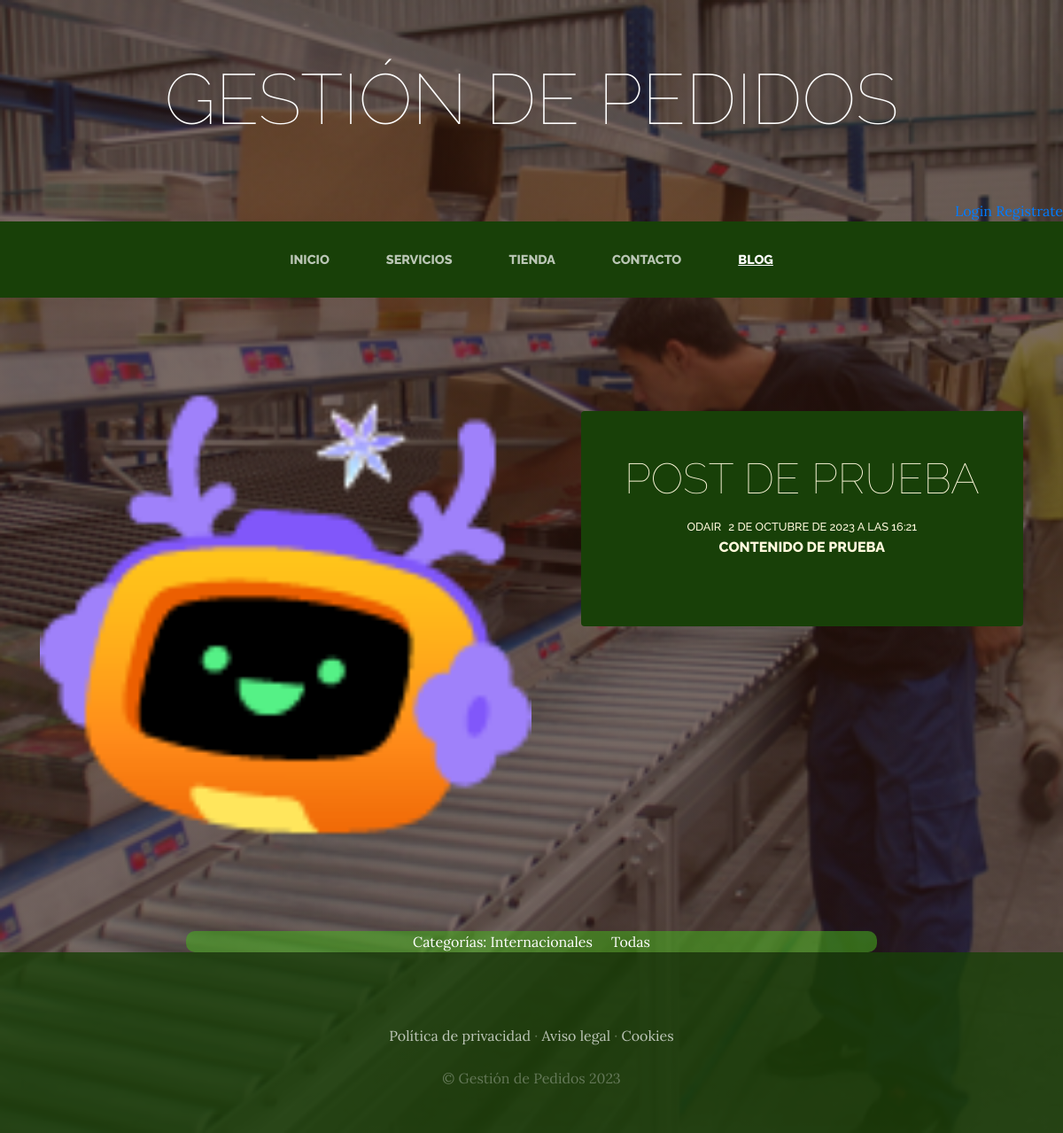
Screenshot of /Blog/categoria/1 with the database file from the repository.
### Blog/models.py (models this page shows, shortened)
class Post(models.Model):
    titulo = models.CharField(max_length=50)
    contenido = models.CharField(max_length=50)
    imagen = models.ImageField(upload_to='blog', null=True, blank=True)
    autor = models.ForeignKey(User, on_delete=models.CASCADE)
    categorias = models.ManyToManyField(Categoria)
    created = models.DateTimeField(auto_now_add=True)
    updated = models.DateTimeField(auto_now_add=True)
    class Meta:
        verbose_name = 'post'
        verbose_name_plural = 'posts'

class Categoria(models.Model):
    nombre = models.CharField(max_length=50)
    created = models.DateTimeField(auto_now_add=True)
    updated = models.DateTimeField(auto_now_add=True)
    class Meta:
        verbose_name = 'categoria'
        verbose_name_plural = 'categorias'

### Blog/views.py (the view)
# urls.py: path('categoria/<categoria_id>', views.categoria, name='Categoria'),
def categoria(request, categoria_id):
    categoria = Categoria.objects.get(id=categoria_id)
    posts = Post.objects.filter(categorias=categoria)
    return render(request, 'blog/categorias.html', {'categoria':categoria, 'posts':posts})

### Carrito/context_processor.py (called while the page is built)
def importeTotalCarrito(request):
    total = 0
    if request.user.is_authenticated:
        for key, value in request.session['carrito'].items():
            total = total + float(value['precio'])
    else:
        total = 'Debes iniciar sesión'
    return {'importeTotalCarrito':total}

### Blog/templates/blog/categorias.html (shortened to what this page needs)
{% extends "ProyectoWebApp/base.html" %}
{% load static %}
{% block content %}
    {% for post in posts %}
    <section class="page-section clearfix">
        <div class="container">
            <div class="intro">
                <img class="intro-img img-fluid mb-3 mb-lg-0 rounded" src="{{ post.imagen.url }}" alt="" style="width: 50%;">
                <div class="intro-text left-0 text-center bg-faded p-5 rounded">
                    <h2 class="section-heading mb-4">
                        <span class="section-heading-lower">{{ post.titulo }}</span>
                        <span class="section-heading" style="font-size: 0.8rem;">{{ post.autor }}</span>
                        <span class="section-heading" style="font-size: 0.8rem;">{{ post.created }}</span>
                        <span class="section-heading-upper">{{ post.contenido }}</span>
                    </h2>
                </div>
            </div>
        </div>
    </section>
    {% endfor %}
    <section>
        <div class="categoriasBlog">
            Categorías:
            {% for post in posts %}
                {% for categoria in post.categorias.all %}
                    <a href="">{{ categoria.nombre }}</a> &nbsp;&nbsp;&nbsp;
                {% endfor %}
            {% endfor %}
            <a href="{% url 'Blog' %}">Todas</a>
        </div>
    </section>
{% endblock %}

### ProyectoWebApp/static/ProyectoWebApp/css/gestion.css (style rules this page uses)
body { font-family: 'Lora'; background: linear-gradient(rgba(47, 23, 15, 0.65), rgba(47, 23, 15, 0.65)), url("../img/bg_main.jpg"); background-attachment: fixed; background-position: center; background-size: cover; }
h1, h2, h3, h4, h5, h6 { font-family: 'Raleway'; }
.page-section { margin-top: 5rem; margin-bottom: 5rem; }
.section-heading { text-transform: uppercase; }
.section-heading .section-heading-upper { display: block; font-size: 1rem; font-weight: 800; padding-bottom:.5rem; }
.section-heading .section-heading-lower { display: block; font-size: 3rem; font-weight: 100; }
.bg-faded { background-color: rgba(255, 255, 255, 0.85); }
.intro { position: relative; }
@media (min-width: 992px) { .intro .intro-img { width: 75%; float: left; } }
@media (min-width: 992px) { .intro .intro-text { right: 0; width: 60%; margin-top: 3rem; background-color: rgba(24, 64, 8); color: cornsilk; position: absolute; } }
@media (min-width: 1200px) { .intro .intro-text { width: 45%; } }
.categoriasBlog { width: 65%; text-align: center; margin: auto; color: #ffffff; font-family: 'Lora'; background-color: rgba(70, 173, 29, 0.562); border-radius: 10px; }
.categoriasBlog a { color: #ffffff; text-decoration: none; }

### rows the page displays
Post: imagen (picture), titulo "POST DE PRUEBA", autor "ODAIR", created "2 DE OCTUBRE DE 2023 A LAS 16:21", contenido "CONTENIDO DE PRUEBA"
Categoria: nombre "Internacionales"
